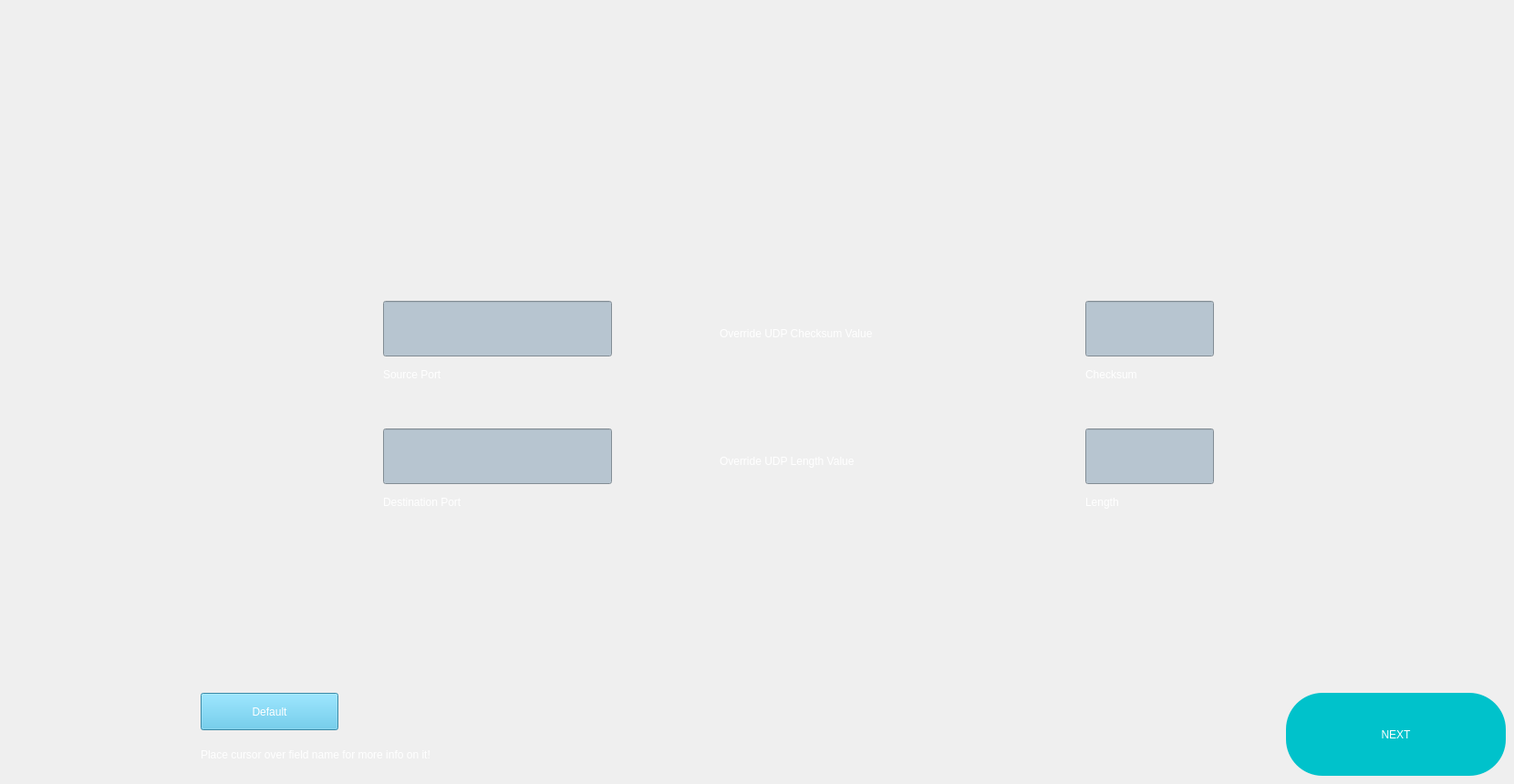
        <widget class="QWidget" name="UDP">
         <property name="styleSheet">
          <string notr="true">background-image: url(:/bg1/udp.png);</string>
         </property>
         <widget class="QPushButton" name="nxt_eth_3">
          <property name="geometry">
           <rect>
            <x>1410</x>
            <y>760</y>
            <width>241</width>
            <height>91</height>
           </rect>
          </property>
          <property name="autoFillBackground">
           <bool>false</bool>
          </property>
          <property name="styleSheet">
           <string notr="true">font: 20pt &quot;Franklin Gothic Raw&quot;;
color: rgb(255, 255, 255);
border-radius: 40px;
padding: 10px 10px;
background: rgb(0, 194, 203);
</string>
          </property>
          <property name="text">
           <string>NEXT</string>
          </property>
         </widget>
         <widget class="QLabel" name="srcad_19">
          <property name="geometry">
           <rect>
            <x>420</x>
            <y>390</y>
            <width>181</width>
            <height>41</height>
           </rect>
          </property>
          <property name="styleSheet">
           <string notr="true">color: rgb(255, 255, 255);
font: 14pt &quot;Franklin Gothic Cond&quot;;
background: transparent;</string>
          </property>
          <property name="text">
           <string>Source Port</string>
          </property>
         </widget>
         <widget class="QCheckBox" name="checkBox_3">
          <property name="geometry">
           <rect>
            <x>770</x>
            <y>350</y>
            <width>321</width>
            <height>31</height>
           </rect>
          </property>
          <property name="styleSheet">
           <string notr="true">color: rgb(255, 255, 255);
font: 12pt &quot;Franklin Gothic Cond&quot;;
background: transparent;</string>
          </property>
          <property name="text">
           <string>Override UDP Checksum Value </string>
          </property>
         </widget>
         <widget class="QLineEdit" name="source_18">
          <property name="geometry">
           <rect>
            <x>420</x>
            <y>330</y>
            <width>251</width>
            <height>61</height>
           </rect>
          </property>
          <property name="styleSheet">
           <string notr="true">background: rgb(183, 197, 208);</string>
          </property>
          <property name="text">
           <string/>
          </property>
         </widget>
         <widget class="QLineEdit" name="source_19">
          <property name="geometry">
           <rect>
            <x>1190</x>
            <y>470</y>
            <width>141</width>
            <height>61</height>
           </rect>
          </property>
          <property name="styleSheet">
           <string notr="true">background: rgb(183, 197, 208);</string>
          </property>
          <property name="text">
           <string/>
          </property>
         </widget>
         <widget class="QLineEdit" name="source_20">
          <property name="geometry">
           <rect>
            <x>420</x>
            <y>470</y>
            <width>251</width>
            <height>61</height>
           </rect>
          </property>
          <property name="styleSheet">
           <string notr="true">background: rgb(183, 197, 208);</string>
          </property>
          <property name="text">
           <string/>
          </property>
         </widget>
         <widget class="QLabel" name="srcad_20">
          <property name="geometry">
           <rect>
            <x>1190</x>
            <y>390</y>
            <width>181</width>
            <height>41</height>
           </rect>
          </property>
          <property name="styleSheet">
           <string notr="true">color: rgb(255, 255, 255);
font: 14pt &quot;Franklin Gothic Cond&quot;;
background: transparent;</string>
          </property>
          <property name="text">
           <string>Checksum</string>
          </property>
         </widget>
         <widget class="QLineEdit" name="source_21">
          <property name="geometry">
           <rect>
            <x>1190</x>
            <y>330</y>
            <width>141</width>
            <height>61</height>
           </rect>
          </property>
          <property name="styleSheet">
           <string notr="true">background: rgb(183, 197, 208);</string>
          </property>
          <property name="text">
           <string/>
          </property>
         </widget>
         <widget class="QCheckBox" name="checkBox_4">
          <property name="geometry">
           <rect>
            <x>770</x>
            <y>490</y>
            <width>311</width>
            <height>31</height>
           </rect>
          </property>
          <property name="styleSheet">
           <string notr="true">color: rgb(255, 255, 255);
font: 12pt &quot;Franklin Gothic Cond&quot;;
background: transparent;</string>
          </property>
          <property name="text">
           <string>Override UDP Length Value </string>
          </property>
         </widget>
         <widget class="QLabel" name="srcad_21">
          <property name="geometry">
           <rect>
            <x>1190</x>
            <y>530</y>
            <width>181</width>
            <height>41</height>
           </rect>
          </property>
          <property name="styleSheet">
           <string notr="true">color: rgb(255, 255, 255);
font: 14pt &quot;Franklin Gothic Cond&quot;;
background: transparent;</string>
          </property>
          <property name="text">
           <string>Length</string>
          </property>
         </widget>
         <widget class="QLabel" name="srcad_22">
          <property name="geometry">
           <rect>
            <x>420</x>
            <y>530</y>
            <width>181</width>
            <height>41</height>
           </rect>
          </property>
          <property name="styleSheet">
           <string notr="true">color: rgb(255, 255, 255);
font: 14pt &quot;Franklin Gothic Cond&quot;;
background: transparent;</string>
          </property>
          <property name="text">
           <string>Destination Port</string>
          </property>
         </widget>
         <widget class="QLabel" name="info_5">
          <property name="geometry">
           <rect>
            <x>220</x>
            <y>820</y>
            <width>351</width>
            <height>16</height>
           </rect>
          </property>
          <property name="styleSheet">
           <string notr="true">color: rgb(255, 255, 255);
font: 10pt &quot;Franklin Gothic Cond&quot;;
background: transparent;</string>
          </property>
          <property name="text">
           <string>Place cursor over field name for more info on it!</string>
          </property>
         </widget>
         <widget class="QPushButton" name="def_eth_5">
          <property name="geometry">
           <rect>
            <x>220</x>
            <y>760</y>
            <width>151</width>
            <height>41</height>
           </rect>
          </property>
          <property name="styleSheet">
           <string notr="true">font: 20pt &quot;Franklin Gothic Cond&quot;;
background: rgb(79, 192, 232);
color: rgb(255, 255, 255);</string>
          </property>
          <property name="text">
           <string>Default</string>
          </property>
         </widget>
        </widget>
